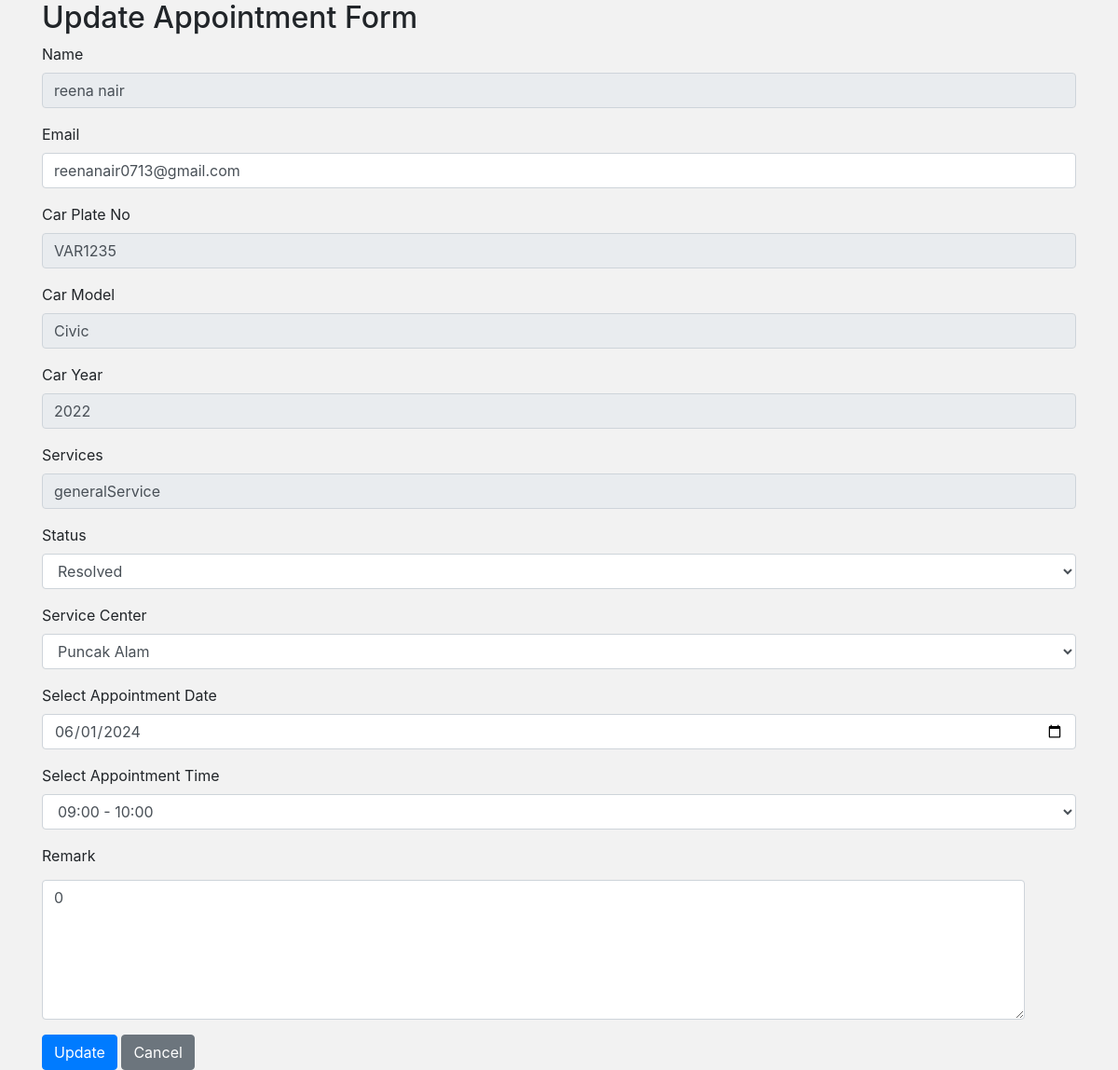
The app's page /update_serviceApp.php?id=3524793 with its own data.
### tables this page shows
CREATE TABLE `carserviceapp` (
  `serviceId` int(10) UNSIGNED NOT NULL,
  `email` varchar(50) NOT NULL,
  `name` varchar(255) NOT NULL,
  `phoneNumber` varchar(20) NOT NULL,
  `carPlateNo` varchar(20) NOT NULL,
  `carBrand` varchar(20) NOT NULL,
  `carModel` varchar(20) NOT NULL,
  `carYear` int(11) NOT NULL,
  `services` varchar(255) NOT NULL,
  `remark` varchar(255) DEFAULT NULL,
  `serviceCenter` enum('Rawang','Puncak Alam') NOT NULL,
  `appointmentDate` date NOT NULL,
  `appointmentTime` varchar(20) NOT NULL,
  `status` enum('Pending','Resolved') NOT NULL
);

### update_serviceApp.php (the view, shortened to what this page needs)
<?php
$servername = "localhost";
$username = "root";
$password = "";
$dbname = "project2";
$conn = new mysqli($servername, $username, $password, $dbname);
$serviceId = $name = $email = $carPlateNo = $carBrand = $carModel = $status = $carYear = $services = $remark = $serviceCenter = $appointmentDate = $appointmentTime = "";
$name_err = $email_err = $carPlateNo_err = $carBrand_err = $carModel_err = $status_err = $carYear_err = $services_err = $remark_err = $serviceCenter_err = $appointmentDate_err = $appointmentTime_err = "";
if ($_SERVER["REQUEST_METHOD"] == "GET" && isset($_GET['id'])) {
    $serviceId = $_GET['id'];
    $sql = "SELECT * FROM carserviceapp WHERE serviceId = ?";
    if ($stmt = $conn->prepare($sql)) {
        $stmt->bind_param("i", $serviceId);
        if ($stmt->execute()) {
            $result = $stmt->get_result();
            if ($result->num_rows == 1) {
                $row = $result->fetch_assoc();
                $name            = $row["name"];
                $email           = $row["email"];
                $carPlateNo      = $row["carPlateNo"];
                $carModel        = $row["carModel"];
                $carYear         = $row["carYear"];
                $services        = $row["services"];
                $status          = $row["status"];
                $serviceCenter   = $row["serviceCenter"];
                $appointmentDate = $row["appointmentDate"];
                $appointmentTime = $row["appointmentTime"];
                $remark          = $row["remark"];
            } else {
                echo "No records found.";
                exit();
            }
        } else {
            echo "Error executing SQL statement: " . $stmt->error;
            exit();
        }
    } else {
        echo "Error preparing SQL statement: " . $conn->error;
        exit();
    }
}
?>
<!DOCTYPE html>
<html lang="en">
<head>
    <link rel="stylesheet" href="https://stackpath.bootstrapcdn.com/bootstrap/4.5.0/css/bootstrap.min.css">
</head>
<body>
<div class="container">
    <h2>Update Appointment Form</h2>
    <form action="<?= htmlspecialchars($_SERVER["PHP_SELF"]); ?>" method="post">
        <div class="form-group">
            <label>Name</label>
            <input type="text" name="name" class="form-control" value="<?= htmlspecialchars($name); ?>" readonly>
        </div>
        <div class="form-group">
            <label>Email</label>
            <input type="text" name="email" class="form-control" value="<?= htmlspecialchars($email); ?>">
        </div>
        <div class="form-group">
            <label>Car Plate No</label>
            <input type="text" name="carPlateNo" class="form-control" value="<?= htmlspecialchars($carPlateNo); ?>" readonly>
        </div>
        <div class="form-group">
            <label>Car Model</label>
            <input type="text" name="carModel" class="form-control" value="<?= htmlspecialchars($carModel); ?>" readonly>
        </div>
        <div class="form-group">
            <label>Car Year</label>
            <input type="text" name="carYear" class="form-control" value="<?= htmlspecialchars($carYear); ?>" readonly>
        </div>
        <div class="form-group">
            <label>Services</label>
            <input type="text" name="services" class="form-control" value="<?= htmlspecialchars($services); ?>" readonly>
        </div>
        <div class="form-group">
            <label for="status">Status</label>
            <select name="status" id="status" class="form-control">
                <option value="Resolved" <?= ($status === 'Resolved') ? 'selected' : ''; ?>>Resolved</option>
            </select>
        </div>
        <div class="form-group">
            <label for="serviceCenter">Service Center</label>
            <select name="serviceCenter" id="serviceCenter" class="form-control">
                <option value="Puncak Alam" <?= ($serviceCenter === 'Puncak Alam') ? 'selected' : ''; ?>>Puncak Alam</option>
            </select>
        </div>
        <div class="form-group">
            <label>Select Appointment Date</label>
            <input type="date" name="appointmentDate" class="form-control" value="<?= htmlspecialchars($appointmentDate); ?>">
        </div>
        <div class="form-group">
            <label>Select Appointment Time</label>
            <select name="appointmentTime" class="form-control">
                <?php
                $timeSlots = [
                    "09:00 - 10:00",
                    "10:00 - 11:00",
                    "11:00 - 12:00",
                    "13:00 - 14:00",
                    "14:00 - 15:00",
                    "15:00 - 16:00",
                    "16:00 - 17:00",
                    "17:00 - 18:00",
                    "18:00 - 19:00"
                ];
                foreach ($timeSlots as $slot) {
                    $selected = ($slot == $appointmentTime) ? "selected" : "";
                    echo "<option value=\"$slot\" $selected>$slot</option>";
                }
                ?>
            </select>
        </div>
        <div class="form-group">
            <label>Remark</label>
            <textarea name="remark" class="form-control <?php echo (!empty($remark_err)) ? 'is-invalid' : ''; ?>" style="height: 150px; width: 95%; margin-top: 6px; font-size: 16px;"><?php echo htmlspecialchars($remark); ?></textarea>
        </div>
        <button type="submit" class="btn btn-primary">Update</button>
        <a href="manageCarService.php" class="btn btn-secondary">Cancel</a>
    </form>
</div>
</body>
</html>

### update_serviceApp.php (style rules this page uses)
body { background-color: #f2f2f2; }

### records on screen
carserviceapp: name "reena nair", email "reenanair0713@gmail.com", carPlateNo "VAR1235", carModel "Civic", carYear "2022", services "generalService", status "Resolved", serviceCenter "Puncak Alam", appointmentDate "06/01/2024", remark "0"

### other values on screen
form field appointmentTime "09:00 - 10:00"
